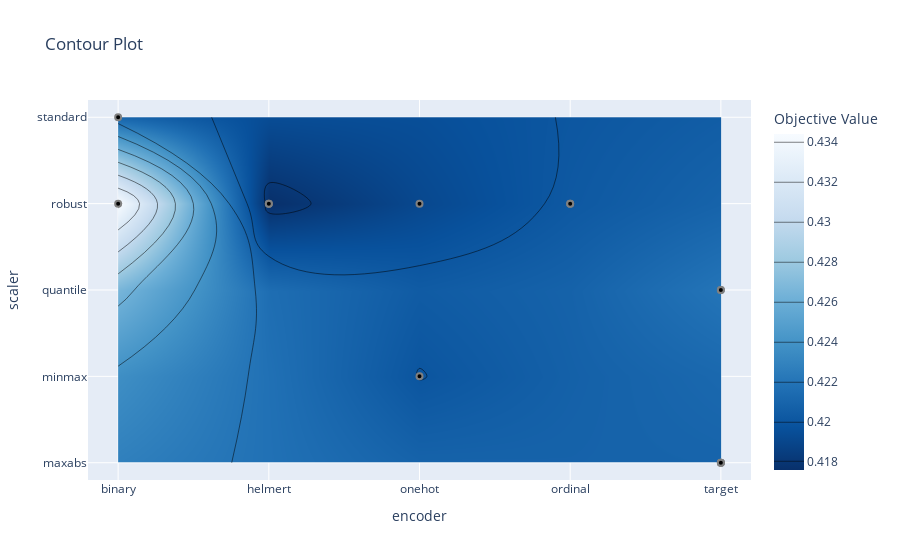

Here is the notebook cell this chart was saved with:
### Code cell
ov.plot_contour(AdaBoostRegressor_study, params=["encoder", "scaler"])

### Figure 1 — Plotly figure (JSON) as saved in the notebook; plotly's stock layout.template omitted (floating-point values rounded to 4 significant figures)
{"data": [{"colorbar": {"title": {"text": "Objective Value"}}, "colorscale": [[0, "rgb(247,251,255)"], [0.125, "rgb(222,235,247)"], [0.25, "rgb(198,219,239)"], [0.375, "rgb(158,202,225)"], [0.5, "rgb(107,174,214)"], [0.625, "rgb(66,146,198)"], [0.75, "rgb(33,113,181)"], [0.875, "rgb(8,81,156)"], [1, "rgb(8,48,107)"]], "connectgaps": true, "contours": {"coloring": "heatmap"}, "hoverinfo": "none", "line": {"smoothing": 1.3}, "reversescale": true, "type": "contour", "x": ["binary", "helmert", "onehot", "ordinal", "target"], "y": ["maxabs", "minmax", "quantile", "robust", "standard"], "z": [[null, null, null, null, 0.4209], [null, null, 0.42, null, null], [null, null, null, null, 0.422], [0.4344, 0.4176, 0.4191, 0.4202, null], [0.421, null, null, null, null]]}, {"marker": {"color": "black", "line": {"color": "Gray", "width": 2}}, "mode": "markers", "name": "Feasible Trial", "showlegend": false, "type": "scatter", "x": ["binary", "target", "target", "target", "ordinal", "ordinal", "binary", "target", "onehot", "helmert", "target", "onehot", "helmert"], "y": ["robust", "quantile", "maxabs", "maxabs", "robust", "robust", "standard", "quantile", "robust", "robust", "maxabs", "minmax", "robust"]}, {"marker": {"color": "#cccccc", "line": {"color": "Gray", "width": 2}}, "mode": "markers", "name": "Infeasible Trial", "showlegend": false, "type": "scatter", "x": [], "y": []}], "layout": {"title": {"text": "Contour Plot"}, "xaxis": {"range": [-0.2, 4.2], "title": {"text": "encoder"}, "type": "category"}, "yaxis": {"range": [-0.2, 4.2], "title": {"text": "scaler"}, "type": "category"}}}
